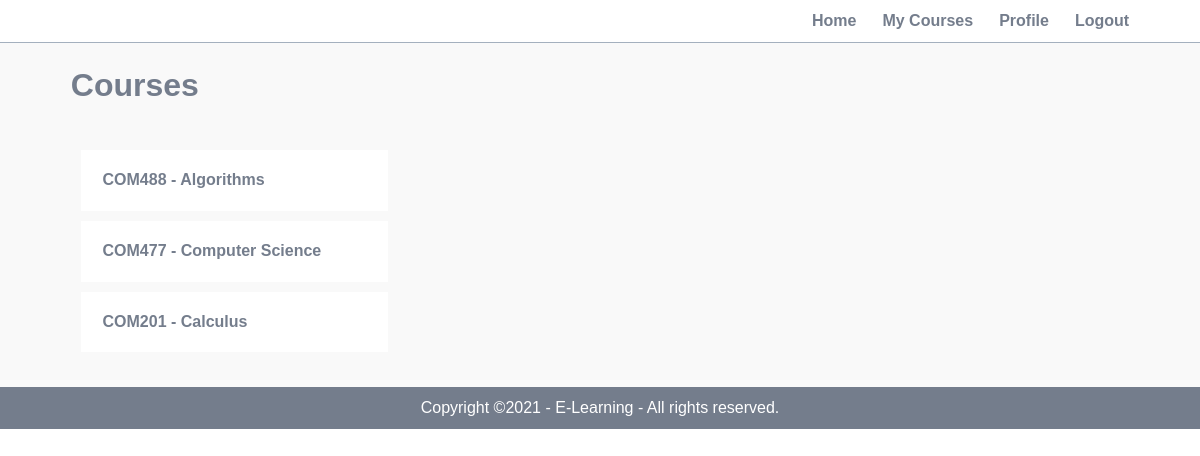
Page /student/courses.php (signed in) on the committed database.
### tables this page shows
CREATE TABLE `course_student` (
  `course_id` int(10) UNSIGNED NOT NULL,
  `course_code` varchar(50) NOT NULL,
  `student_id` int(10) NOT NULL,
  `student_name` varchar(50) NOT NULL
);

CREATE TABLE `course` (
  `id` int(10) UNSIGNED NOT NULL,
  `code` varchar(50) NOT NULL,
  `course_name` varchar(50) NOT NULL,
  `instructor_id` int(10) NOT NULL
);

### student/courses.php (the view, shortened to what this page needs)
<?php include('partials/menu.php'); ?>
        <div class="main-content">
            <div class="wrapper">
                <h1>Courses</h1>
                <br><br>
                <?php
                    $act_user = $_SESSION['user'];
                    $sql = "SELECT * FROM student WHERE username = '$act_user'";
                    $res = mysqli_query($conn, $sql);
                    if($res==TRUE){
                        $count = mysqli_num_rows($res);
                        if($count == 1){
                            $rows = mysqli_fetch_assoc($res);
                            $id = $rows['id'];
                            $sql2 = "SELECT * FROM course_student WHERE student_id = '$id'";
                            $res2 = mysqli_query($conn, $sql2);
                            if($res2==TRUE){
                                $count2 = mysqli_num_rows($res2);
                                if($count2 > 0){
                                    while($rowscourse = mysqli_fetch_assoc($res2)){
                                        $course_code = $rowscourse['course_code'];
                                        $course_id = $rowscourse['course_id'];
                                        $sql3 = "SELECT * FROM course WHERE id='$course_id'";
                                        $res3 = mysqli_query($conn, $sql3);
                                        $rows3 = mysqli_fetch_assoc($res3);
                                        $course_name = $rows3['course_name'];
                                        ?>
                                            <div class="course">
                                            <a href="course_content.php?course_id=<?php echo $course_id;?>&course_code=<?php echo $course_code;?>&course_name=<?php echo $course_name;?>"><?php echo $course_code . " - " . $course_name ; ?></a>
                                            </div>
                                        <?php
                                    }
                                }else{
                                     echo "no course";
                                }
                            }
                        }
                        else{
                        }
                    }
                ?>
            </div>
        </div>
<?php include('partials/footer.php'); ?>

### css/student.css (style rules this page uses)
* { margin: 0; padding: 0; font-family: Arial, Helvetica, sans-serif; }
.wrapper { padding: 1%; width: 90%; margin: 0 auto; }
.wrapper h1 { color: #747d8c; }
.main-content { background-color: #f9f9f9; padding: 1%; }
.course { width: 25%; background-color: white; margin: 1%; padding: 2%; }
.course a { text-decoration: none; color: #747d8c; font-weight: bold; }

### rows in the picture
course_student: course_code "COM488", course.course_name "Algorithms"
course_student: course_code "COM477", course.course_name "Computer Science"
course_student: course_code "COM201", course.course_name "Calculus"
